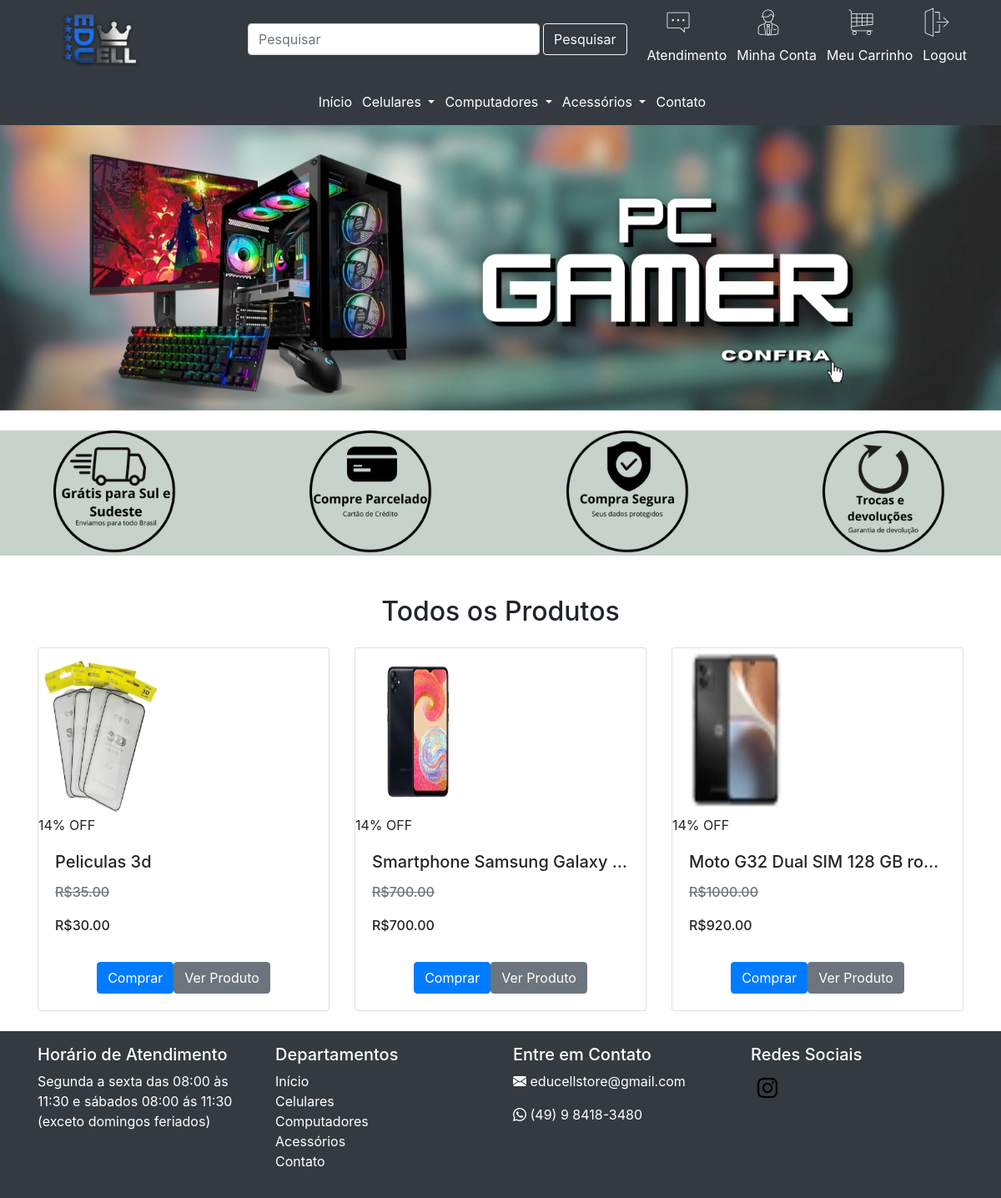
The page / on the database its author committed.
### tables this page shows
CREATE TABLE `produtos` (
  `id` int(11) NOT NULL,
  `nome` varchar(255) NOT NULL,
  `img` varchar(1000) NOT NULL,
  `descricao` text DEFAULT NULL,
  `preco_anterior` decimal(10,2) NOT NULL,
  `preco_atual` decimal(10,2) NOT NULL,
  `estoque` int(11) NOT NULL,
  `id_categoria` int(11) NOT NULL,
  `id_subcategoria` int(11) NOT NULL
);

### query_produtos.php (called while the page is built, shortened)
<?php
include "config.php";
$conn = new mysqli($servername, $username, $password, $database);
    $sql = "SELECT * FROM produtos";
    $result = $conn->query($sql);
$produtos = array();
if ($result->num_rows > 0) {
    while ($row = $result->fetch_assoc()) {
        $produtos[] = $row;
    }
}
    return $result;
?>

### index.php (the view, shortened to what this page needs)
<?php
include 'header.php';
include 'query_produtos.php'
?>
  <body>
    <div id="carouselExample" class="carousel slide" data-bs-ride="carousel">
        <div class="carousel-inner">
            <div class="carousel-item active">
                <img src="Assets/banner1.webp" class="d-block w-100" alt="Banner 1">
            </div>
        </div>
    </div>
        <div class="conditions">
            <div class="row mt-4">
                <div class="col-md-3 text-center">
                    <img src="Assets/frete.png" alt="">
                </div>
                <div class="col-md-3 text-center">
                    <img src="Assets/cartao.png" alt="">
                </div>
                <div class="col-md-3 text-center">
                    <img src="Assets/seguranca.png" alt="">
                </div>
                <div class="col-md-3 text-center">
                    <img src="Assets/troca.png" alt="">
                </div>
            </div>
        </div>
  <div class="container mt-5">
    <h2 class="text-center mb-4">Todos os Produtos</h2>
    <div class="row">
    <?php
    foreach ($produtos as $produto) {
        echo '<div class="col-md-4 mb-4">';
        echo '<div class="card">';
        echo '<div class="position-relative">';
        echo '<img src="' . trim($produto['img']) . '" class="card-img-top" alt="' . $produto['nome'] . '">';
        echo '<div class="product-discount-badge">14% OFF</div>';
        echo '</div>';
        echo '<div class="card-body">';
        echo '<h5 class="card-title limit-text">' . $produto['nome'] . '</h5>';
        echo '<p class="card-text text-muted previous-price">R$' . $produto['preco_anterior'] . '</p>';
        echo '<p class="card-text">R$' . $produto['preco_atual'] . '</p>';
        echo '      <div class="text-center mt-3">';
        echo '<a href="carrinho-compra.php?produto=add&id=' . $produto['id'] . '" class="btn btn-primary mt-3">Comprar</a>';
        echo '<a href="produto.php?id=' . $produto['id'] . '" class="btn btn-secondary mt-3">Ver Produto</a>';
        echo '      </div>';
        echo '  </div>';
        echo '</div>';
        echo '</div>';
    }
    ?>
    </div>
</div>
<?php
include 'footer.php';
?>
</body>
</html>

### header.php (shortened to what this page needs)
<!DOCTYPE html>
<html lang="pt-BR">
<head>
    <link rel="stylesheet" href="https://cdn.jsdelivr.net/npm/bootstrap@5.3.0/dist/css/bootstrap.min.css">
    <link rel="stylesheet" href="https://maxcdn.bootstrapcdn.com/bootstrap/4.5.2/css/bootstrap.min.css">
    <link href="https://cdn.jsdelivr.net/npm/bootstrap-icons@1.7.2/font/bootstrap-icons.css" rel="stylesheet">
    <link rel="stylesheet" href="styles.css">
</head>
<body>
    <nav class="navbar navbar-expand-lg navbar-dark bg-dark">
        <div class="container">
            <a class="navbar-dark" href="index.php"><img src="Assets/logotipo.webp" alt="Educell"></a>
            <form class="d-flex ml-auto">
                <input class="form-control me-1 search-bar" type="search" placeholder="Pesquisar" aria-label="Pesquisar">
                <button class="btn btn-outline-light" type="submit">Pesquisar</button>
            </form>
            <div class="d-flex ml-2">
                <div class="nav-item">
                    <img src="Assets/atendimento.svg" alt="Atendimento">
                    <a class="nav-link" href="https://api.whatsapp.com/send?phone=554985013537" target="_blank">Atendimento</a>
                </div>
                <div class="nav-item">
                    <img src="Assets/minha_conta.svg" alt="Minha Conta">
                    <a class="nav-link" href="minhaconta.php">Minha Conta</a>
                </div>
                <div class="nav-item">
                    <img src="Assets/carrinho.svg" alt="Meu Carrinho">
                    <a class="nav-link" href="carrinho-compra.php">Meu Carrinho</a>
                </div>
                <div class="nav-item">
                    <img src="Assets/logout.svg" alt="Logout">
                    <a class="nav-link" href="logout.php">Logout</a>
                </div>
            </div>
        </div>
    </nav>
<nav class="navbar navbar-expand-lg navbar-dark bg-dark">
    <div class="container justify-content-center">
        <div class="d-flex ml-2">
        <div class="nav-item">
                  <a class="nav-link" href="index.php">Início</a>
            </div>
            <div class="nav-item dropdown">
                <a class="nav-link dropdown-toggle" href="catcelulares.php" id="celularesDropdown" role="button" data-bs-toggle="dropdown" aria-haspopup="true" aria-expanded="false">
                    Celulares
                </a>
            </div>
            <div class="nav-item dropdown">
                <a class="nav-link dropdown-toggle" href="catcomputaodres.php" id="computadoresDropdown" role of button data-bs-toggle="dropdown" aria-haspopup="true" aria-expanded="false">
                    Computadores
                </a>
            </div>
            <div class="nav-item dropdown">
                <a class="nav-link dropdown-toggle" href="catacessorios.php" id="acessoriosDropdown" role="button" data-bs-toggle="dropdown" aria-haspopup="true" aria-expanded="false">
                    Acessórios
                </a>
            </div>
            <div class="nav-item">
                  <a class="nav-link" href="contato.php">Contato</a>
            </div>
        </div>
    </div>
</nav>

### footer.php (shortened to what this page needs)
    <!DOCTYPE html>
<html lang="pt-BR">
<head>
    <link rel="stylesheet" href="https://cdn.jsdelivr.net/npm/bootstrap@5.3.0/dist/css/bootstrap.min.css">
    <link rel="stylesheet" href="https://maxcdn.bootstrapcdn.com/bootstrap/4.5.2/css/bootstrap.min.css">
    <link href="https://cdn.jsdelivr.net/npm/bootstrap-icons@1.7.2/font/bootstrap-icons.css" rel="stylesheet">
    <link rel="stylesheet" href="caminho/para/font-awesome/css/font-awesome.min.css">
    <link rel="stylesheet" href="styles.css">
</head>
    <footer class="bg-dark text-white py-3">
        <div class="container">
            <div class="row">
                <div class="col-md-3">
                    <h5>Horário de Atendimento</h5>
                    <p>Segunda a sexta das 08:00 às 11:30 e sábados 08:00 ás 11:30 (exceto domingos feriados)</p>
                </div>
                <div class="col-md-3">
                    <h5>Departamentos</h5>
                    <ul>
                        <li><a href="index.php">Início</a></li>
                        <li><a href="catcelulares.php">Celulares</a></li>
                        <li><a href="catcomputadores.php">Computadores</a></li>
                        <li><a href="catacessorios.php">Acessórios</a></li>
                        <li><a href="contato.php">Contato</a></li>
                    </ul>
                </div>
                <div class="col-md-3">
                    <h5>Entre em Contato</h5>
                    <p>
                        <span class="bi bi-envelope-fill"></span>
                        educellstore@gmail.com
                    </p>
                    <p>
                        <span class="bi bi-whatsapp"></span>
                        (49) 9 8418-3480
                    </p>
                </div>
                <div class="col-md-3">
                <h5>Redes Sociais</h5>
                <a href="https://www.instagram.com/educellstore" target="_blank">
                    <img src="assets/instagram-icon.png" alt="Instagram">
                </a>
            </div>
            </div>
        </div>
    </footer>

### styles.css (style rules this page uses)
.conditions { background-color: #C6D2CB; }
.conditions img { max-width: 150px; }
.nav-link { color: #fff; }
.search-bar { width: 350px; }
.previous-price { text-decoration: line-through; color: #999; }
.card-text { font-weight: 500; }
.limit-text { white-space: nowrap; overflow: hidden; text-overflow:ellipsis; max-width: 400px; }
.nav-link { margin-right: -20px; }
.nav-item { display: flex; flex-direction: column; align-items: center; }
.navbar-dark img { max-width: 150px; }
footer ul { padding: 0; }
footer li { display:block; margin-right: 20px; }
footer a { text-decoration: none; color: #fff; }
footer img { max-width: 40px; }
.card img { width: 150px; height: 200px; }

### rows shown on the page
produtos: img (picture), nome "Peliculas 3d", preco_anterior "35.00", preco_atual "30.00"
produtos: img (picture), nome "Smartphone Samsung Galaxy…", preco_anterior "700.00", preco_atual "700.00"
produtos: img (picture), nome "Moto G32 Dual SIM 128 GB ro…", preco_anterior "1000.00", preco_atual "920.00"
